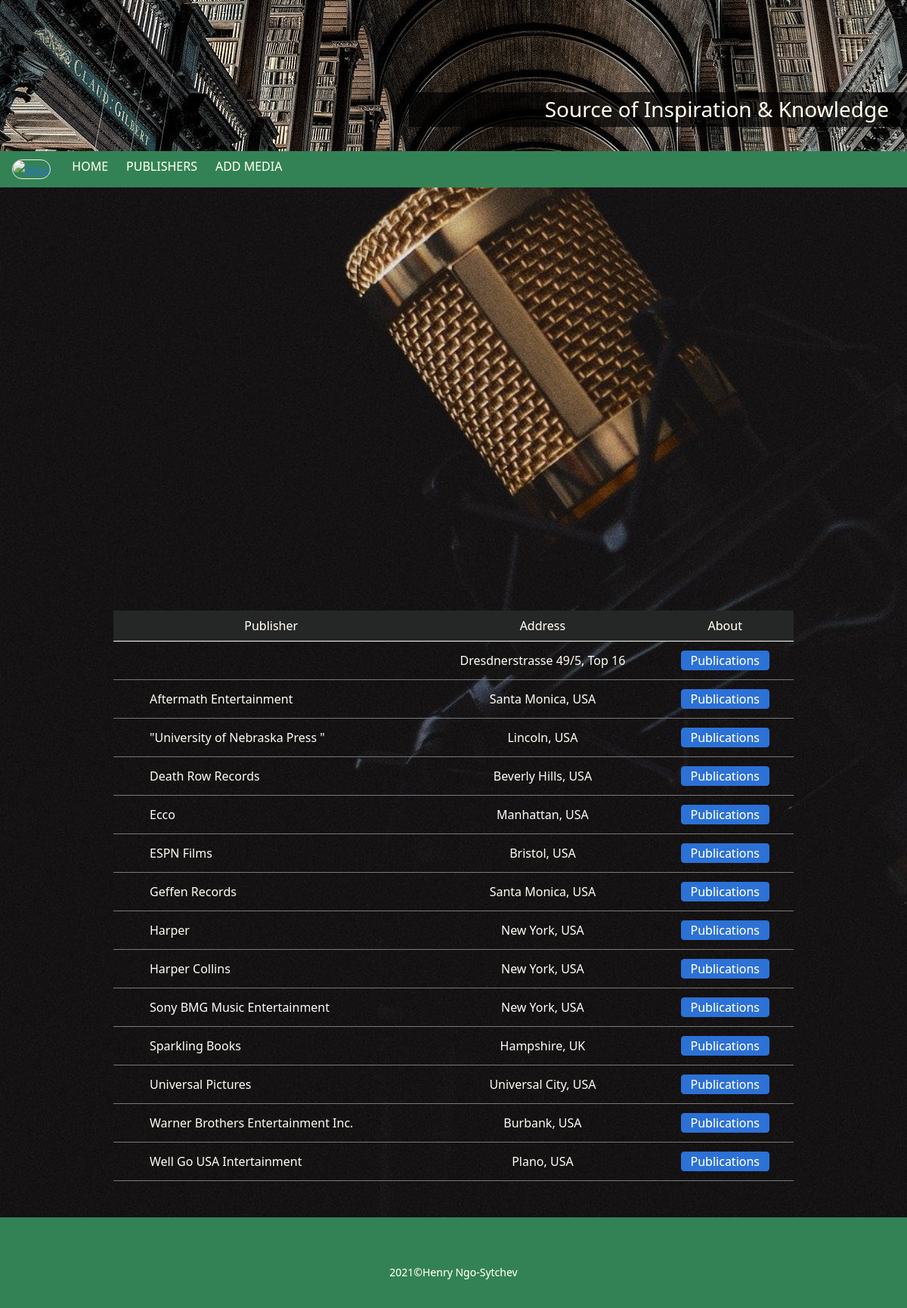
The page /publishers.php on the database its author committed.
### tables this page shows
CREATE TABLE `media` (
  `media_id` int(11) NOT NULL,
  `title` varchar(100) NOT NULL,
  `picture` varchar(255) DEFAULT NULL,
  `short_description` text DEFAULT NULL,
  `type` enum('Book','CD','DVD') DEFAULT NULL,
  `author_first_name` varchar(20) DEFAULT NULL,
  `author_last_name` varchar(30) DEFAULT NULL,
  `publisher_name` varchar(50) DEFAULT NULL,
  `publisher_address` varchar(100) DEFAULT NULL,
  `publish_date` date DEFAULT NULL,
  `ISBN` varchar(17) DEFAULT NULL,
  `status` enum('available','reserved') DEFAULT 'available'
);

### publishers.php (the view, shortened to what this page needs)
<?php
   require_once("actions/db_connect.php");
   $sql = "SELECT * FROM media GROUP BY publisher_name ASC;";
   $query = mysqli_query($connect, $sql);
   $result = mysqli_fetch_all($query, MYSQLI_ASSOC);
   $publishers = "";
   if(mysqli_num_rows($query) > 0){
       foreach($result as $row){
        $publishers .= "
           <tr class='align-middle text-center border-top border-bottom border-secondary my-2'>
               <td class='text-start ps-5'>{$row['publisher_name']}</td>
               <td>{$row['publisher_address']}</td>
               <td class='text-center'>
               <a class='btn btn-primary py-0 m-1' href='publications.php?publisher_name={$row['publisher_name']}'><div>Publications</div></a>
               </td>
           </tr>
           ";
       }
   }
?>
<!DOCTYPE html>
<html lang="en">
<head>
    <?php require_once("components/bootstrap.php")?>
</head>
<body id="bg">
    <?php
        require_once("components/hero.php");
        require_once("components/navbar.php");
    ?>
    <table class="table table-muted table-hover text-light mb-5 mx-auto w-75">
        <thead class="table-dark text-white text-center fw-light">
            <tr class="align-middle">
                <td>Publisher</td>
                <td>Address</td>
                <td>About</td>
            </tr>
        </thead>
        <tbody>
            <main class="py-5 px-3">
            <?= $publishers ?>
            </main>
        </tbody>
    </table>
    <?php require_once("components/footer.php"); ?>
</body>
</html>

### publishers.php (style rules this page uses)
#bg { background: url("pictures/layout/bg.jpg") no-repeat left center; filter: sepia(25%); background-size: cover; }
main { min-height: 70vh; }

### rows shown on the page
media: publisher_address "Dresdnerstrasse 49/5, Top 16"
media: publisher_name "Aftermath Entertainment", publisher_address "Santa Monica, USA"
media: publisher_name "\"University of Nebraska Press \"", publisher_address "Lincoln, USA"
media: publisher_name "Death Row Records", publisher_address "Beverly Hills, USA"
media: publisher_name "Ecco", publisher_address "Manhattan, USA"
media: publisher_name "ESPN Films", publisher_address "Bristol, USA"
media: publisher_name "Geffen Records", publisher_address "Santa Monica, USA"
media: publisher_name "Harper", publisher_address "New York, USA"
media: publisher_name "Harper Collins", publisher_address "New York, USA"
media: publisher_name "Sony BMG Music Entertainment", publisher_address "New York, USA"
media: publisher_name "Sparkling Books", publisher_address "Hampshire, UK"
media: publisher_name "Universal Pictures", publisher_address "Universal City, USA"
media: publisher_name "Warner Brothers Entertainment Inc.", publisher_address "Burbank, USA"
media: publisher_name "Well Go USA Intertainment", publisher_address "Plano, USA"
